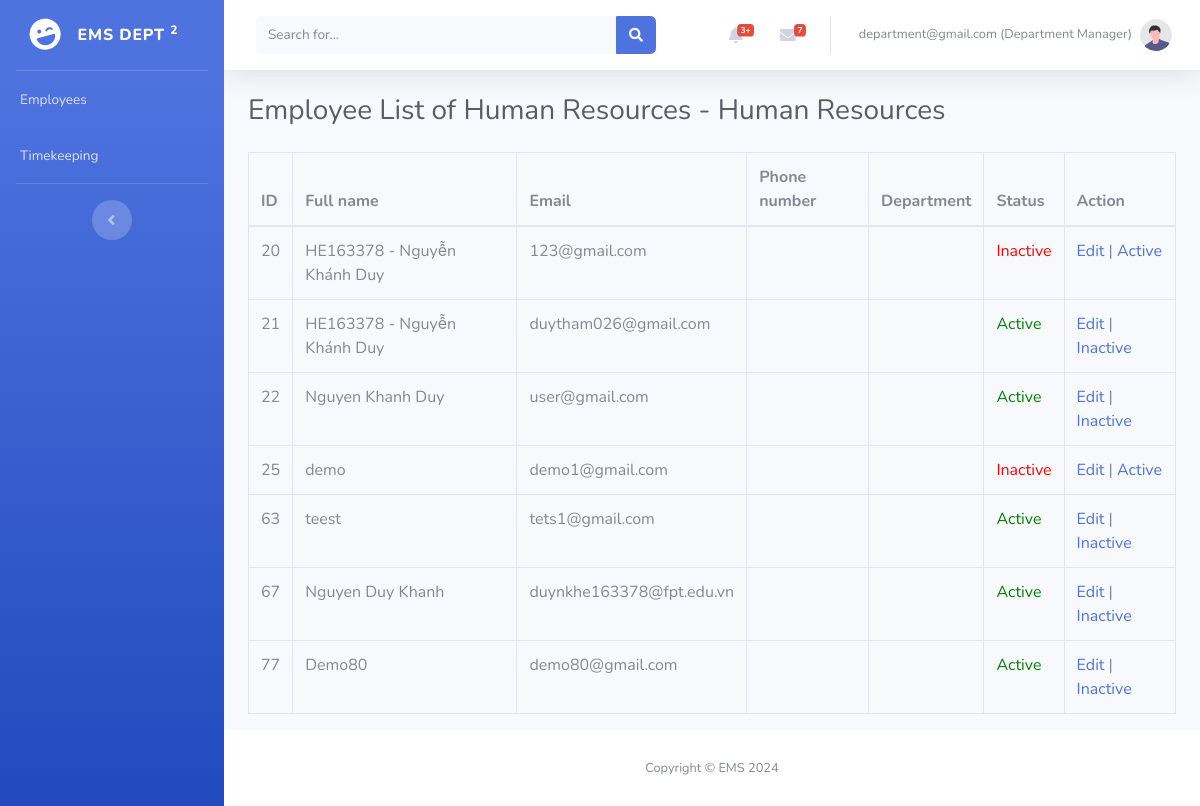
Screenshot of /department/dashboard.php?department_id=1 (signed in) with the database file from the repository.
### tables this page shows
CREATE TABLE `department` (
  `Id` int NOT NULL AUTO_INCREMENT,
  `DepartmentName` varchar(255) NOT NULL,
  `ParentDepartmentID` int DEFAULT NULL,
  `Status` enum('active','inactive') DEFAULT 'active',
  PRIMARY KEY (`Id`),
  KEY `ParentDepartmentID` (`ParentDepartmentID`),
  CONSTRAINT `department_ibfk_1` FOREIGN KEY (`ParentDepartmentID`) REFERENCES `department` (`Id`) ON DELETE SET NULL ON UPDATE CASCADE
);

CREATE TABLE `user` (
  `Id` int NOT NULL AUTO_INCREMENT,
  `FullName` varchar(255) NOT NULL,
  `Email` varchar(255) NOT NULL,
  `PhoneNumber` varchar(15) DEFAULT NULL,
  `Position` varchar(100) DEFAULT NULL,
  `Password` varchar(255) NOT NULL,
  `DepartmentID` int DEFAULT NULL,
  `RoleID` int NOT NULL,
  `Status` enum('active','inactive') DEFAULT 'active',
  `salary_level_id` int DEFAULT NULL,
  PRIMARY KEY (`Id`),
  UNIQUE KEY `Email_UNIQUE` (`Email`),
  KEY `RoleID` (`RoleID`),
  KEY `user_ibfk_1` (`DepartmentID`),
  KEY `salary_level_id` (`salary_level_id`),
  CONSTRAINT `user_ibfk_1` FOREIGN KEY (`DepartmentID`) REFERENCES `department` (`Id`) ON DELETE CASCADE ON UPDATE CASCADE,
  CONSTRAINT `user_ibfk_2` FOREIGN KEY (`RoleID`) REFERENCES `role` (`Id`) ON DELETE CASCADE ON UPDATE CASCADE,
  CONSTRAINT `user_ibfk_3` FOREIGN KEY (`salary_level_id`) REFERENCES `salary_levels` (`id`)
);

### department/dashboard.php (the view, shortened to what this page needs)
<?php
include "../config.php";
$departmentId = $_GET['department_id'] ?? null;
$query = "SELECT d.DepartmentName AS SubDepartment,
                 COALESCE(pd.DepartmentName, '') AS ParentDepartment
          FROM Department d
          LEFT JOIN Department pd ON d.ParentDepartmentID = pd.Id
          WHERE d.Id = :departmentId
          LIMIT 1";
$stmt = $conn->prepare($query);
$stmt->bindParam(':departmentId', $departmentId, PDO::PARAM_INT);
$stmt->execute();
$department = $stmt->fetch(PDO::FETCH_ASSOC);
$subDepartmentName = $department['SubDepartment'] ?? 'Unknown';
$parentDepartmentName = $department['ParentDepartment'] ?? '';
$query = "SELECT Id, FullName, Email, Status FROM User WHERE DepartmentID = :departmentId AND RoleID = 2";
$stmt = $conn->prepare($query);
$stmt->bindParam(':departmentId', $departmentId, PDO::PARAM_INT);
$stmt->execute();
$employees = $stmt->fetchAll(PDO::FETCH_ASSOC);
?>
<!DOCTYPE html>
<html lang="en">
<head>
    <link href="../vendor/fontawesome-free/css/all.min.css" rel="stylesheet" type="text/css">
    <link href="../css/sb-admin-2.min.css" rel="stylesheet">
</head>
<body id="page-top">
    <div id="wrapper">
        <?php include('../department/sidebar.php') ?>
        <div id="content-wrapper" class="d-flex flex-column">
            <div id="content">
                <?php include('../templates/navbar.php') ?>
                <div class="container-fluid">
                    <h1 class="h3 mb-4 text-gray-800">
                        Employee List of
                        <?= htmlspecialchars($parentDepartmentName) ?>
                        <?= (!empty($parentDepartmentName) && !empty($subDepartmentName)) ? ' - ' : '' ?>
                        <?= htmlspecialchars($subDepartmentName) ?>
                    </h1>
                    <div class="table-responsive">
                    <table class="table table-bordered" id="dataTable" width="100%" cellspacing="0">
                                    <thead>
                                        <tr>
                                            <th>ID</th>
                                            <th>Full name</th>
                                            <th>Email</th>
                                            <th>Phone number</th>
                                            <th>Department</th>
                                            <th>Status</th>
                                            <th>Action</th>
                                        </tr>
                                    </thead>
                                    <tbody>
                                        <?php if (count($employees) > 0): ?>
                                            <?php foreach ($employees as $employee): ?>
                                                <tr>
                                                    <td><?= htmlspecialchars($employee['Id']); ?></td>
                                                    <td><?= htmlspecialchars($employee['FullName']); ?></td>
                                                    <td><?= htmlspecialchars($employee['Email']); ?></td>
                                                    <td><?= htmlspecialchars($employee['PhoneNumber']); ?></td>
                                                    <td><?= htmlspecialchars($employee['DepartmentName']); ?></td>
                                                    <td>
                                                        <?php if ($employee['Status'] == 'active'): ?>
                                                            <span style="color: green;">Active</span>
                                                        <?php else: ?>
                                                            <span style="color: red;">Inactive</span>
                                                        <?php endif; ?>
                                                    </td>
                                                    <td>
                                                        <a href="edit_employee.php?id=<?= $employee['Id']; ?>&redirect=<?= urlencode($_SERVER['REQUEST_URI']); ?>">Edit</a> |
                                                        <?php if ($employee['Status'] == 'active'): ?>
                                                            <a href="#" onclick="showStatusModal(<?= $employee['Id']; ?>, 'inactive')">Inactive</a>
                                                        <?php else: ?>
                                                            <a href="#" onclick="showStatusModal(<?= $employee['Id']; ?>, 'active')">Active</a>
                                                        <?php endif; ?>
                                                    </td>
                                                </tr>
                                            <?php endforeach; ?>
                                        <?php else: ?>
                                            <tr>
                                                <td colspan="7">There's no data in the list</td>
                                            </tr>
                                        <?php endif; ?>
                                    </tbody>
                                </table>
                    </div>
                </div>
                <?php include('../templates/footer.php') ?>
            </div>
</body>
</html>

### rows the page displays
department: DepartmentName "Human Resources"
user: Id "20", FullName "HE163378 - Nguyễn Khánh Duy", Email "123@gmail.com", Status "Inactive"
user: Id "21", FullName "HE163378 - Nguyễn Khánh Duy", Email "duytham026@gmail.com", Status "Active"
user: Id "22", FullName "Nguyen Khanh Duy", Email "user@gmail.com", Status "Active"
user: Id "25", FullName "demo", Email "demo1@gmail.com", Status "Inactive"
user: Id "63", FullName "teest", Email "tets1@gmail.com", Status "Active"
user: Id "67", FullName "Nguyen Duy Khanh", Email "duynkhe163378@fpt.edu.vn", Status "Active"
user: Id "77", FullName "Demo80", Email "demo80@gmail.com", Status "Active"

### other values shown
$userEmail . " (" . $role . ")" "department@gmail.com (Department Manager)"
$parentDepartmentName "Human Resources"
